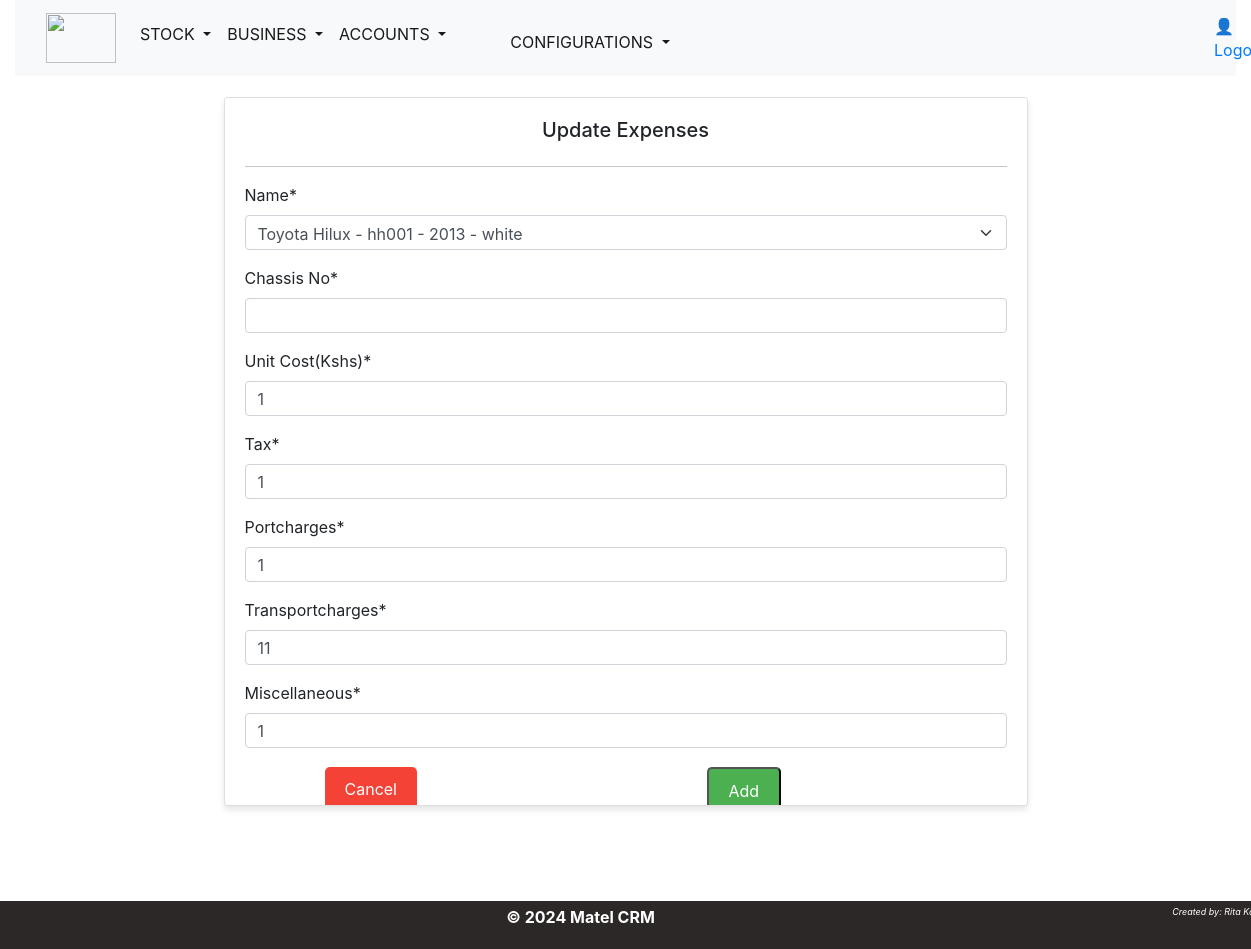
Page /updatecarexpenses/6/ (signed in) on the committed database.
### inventory/models.py (models this page shows, shortened)
class Stock(models.Model):
    name = models.ForeignKey(CarModel, on_delete=models.CASCADE)
    color=models.CharField(max_length=50)
    year = models.PositiveIntegerField(default=None)
    chassisno=models.CharField(max_length=50,  default='0001')
    arrivaldate=models.DateField(default=timezone.now)
    status=models.CharField(max_length=20,choices=status, default='AVAILABLE')
    def __str__(self):
        return f" {self.name} - {self.chassisno} - {self.year} - {self.color}"

class CarMake(models.Model):
    name=models.CharField(max_length=50,unique=True)

class CarModel(models.Model):
    make = models.ForeignKey(CarMake, on_delete=models.CASCADE)
    name = models.CharField(max_length=50)
    class Meta:
        unique_together = ['make', 'name',]
    def __str__(self):
        return f"{self.make.name}  {self.name}"

class CarExpenses(models.Model):
    totalcost=models.PositiveIntegerField(default='0')
    name = models.ForeignKey(Stock, on_delete=models.CASCADE)
    unitcost = models.PositiveIntegerField(default='0')
    tax=models.PositiveIntegerField(default='0')
    portcharges=models.PositiveIntegerField(default='0')
    transportcharges=models.PositiveIntegerField(default='0')
    miscellaneous=models.PositiveIntegerField(default='0')

### inventory/views.py (the view)
# urls.py: path('updatecarexpenses/<int:id>/', views.update_carexpenses, name='updatecarexpenses'),
@login_required(login_url='auth_app:login')
def update_carexpenses(request,id):
    carexpenses_list=get_object_or_404(CarExpenses, id=id)
    if request.method == 'POST':
        form=UpdateCarExpensesForm(request.POST, instance=carexpenses_list)
        if form.is_valid():
            form.save()
            messages.success(request, f'Car expenses details updated successfully')
            return redirect('inventory:carexpenses_list')
    else:
        form=UpdateCarExpensesForm(instance=carexpenses_list)
    context={
        'form':form,
        }
    template='inventory/stock/accounts/updateexpense.html'
    return render(request,template,context)

### inventory/forms.py
class UpdateCarExpensesForm(forms.ModelForm):
    chassisno=forms.CharField(label='Chassis No',widget=forms.TextInput(attrs={'class': 'form-control', 'rows': 1}),required=True)
    unitcost=forms.IntegerField(label='Unit Cost(Kshs)',widget=forms.TextInput(attrs={'class': 'form-control', 'rows': 1}),required=True)
    tax=forms.IntegerField(widget=forms.TextInput(attrs={'class': 'form-control', 'rows': 1}),required=True)
    portcharges=forms.IntegerField(widget=forms.TextInput(attrs={'class': 'form-control', 'rows': 1}),required=True)
    transportcharges=forms.IntegerField(widget=forms.TextInput(attrs={'class': 'form-control', 'rows': 1}),required=True)
    miscellaneous=forms.IntegerField(widget=forms.TextInput(attrs={'class': 'form-control', 'rows': 1}),required=True)
    class Meta:
        model = CarExpenses
        fields=('name','chassisno','unitcost','tax','portcharges','transportcharges','miscellaneous')
        widgets = {
            'name': forms.Select(attrs={'class': 'form-control','rows': 1}),
        }

### inventory/templates/inventory/stock/accounts/updateexpense.html (shortened to what this page needs)
{% extends 'base.html' %}
{% load crispy_forms_tags %}
{% block content %}
<div class="row">
    <div class="col-md-2"></div>
    <div class="col-md-8" style="margin-top: 1px;">
        <div class="card card-body">
            <h5 ><center>Update Expenses</center></h5>
            <hr>
            <form method="POST">
                {{ form|crispy }}
                <div class="row">
                    <div class="col-md-5"><a class="button button-cancel-make"href="{% url 'inventory:addexpense' %}">Cancel</a></div>
                    <div class="col-md-2"></div>
                    <div class="col-md-5"><button type="submit" class="button button-add"href="{% url 'inventory:addexpense' %}">Add</button></div>
                  </div>
            </form>
            </div>
    </div>
    <div class="col-md-2"></div>
</div>
  {% endblock %}

### assets/css/main.css (style rules this page uses)
body { font-family: "Helvetica", Sans-Serif; background-color: lavenderblush; color: #333; margin: 0; padding: 0; height: 80%; }
@media screen and (min-width: 901px) { body { font-size: 18px; } }

### assets/css/inventory.css (style rules this page uses)
body { margin: 0; font-family: 'Arial', sans-serif; background-image: url('/assets/images/background.jpg'); background-size: cover; background-position: fill; background-repeat: no-repeat; height: 100vh; }
.button { display: inline-block; padding: 10px 20px; font-size: 16px; text-align: center; text-decoration: none; cursor: pointer; border-radius: 5px; transition: background-color 0.3s; margin-top: 3px; }
.button-add { background-color: #4CAF50; color: white; }
.button-cancel-make { background-color: #f44336; color: white; margin-left: 5em; }
.card { margin-top: 20px; background-color: #f8f9fa; padding: 20px; border-radius: 5px; box-shadow: 0 4px 6px rgba(0, 0, 0, 0.1); height: calc(80vh - 50px); overflow-y: auto; }
.card-body form .form-control { height: 35px; margin-bottom: 10px; }

### rows in the picture
Stock: name "Toyota Hilux - hh001 - 2013 - white"
CarExpenses: unitcost "1", tax "1", portcharges "1", transportcharges "11", miscellaneous "1"
